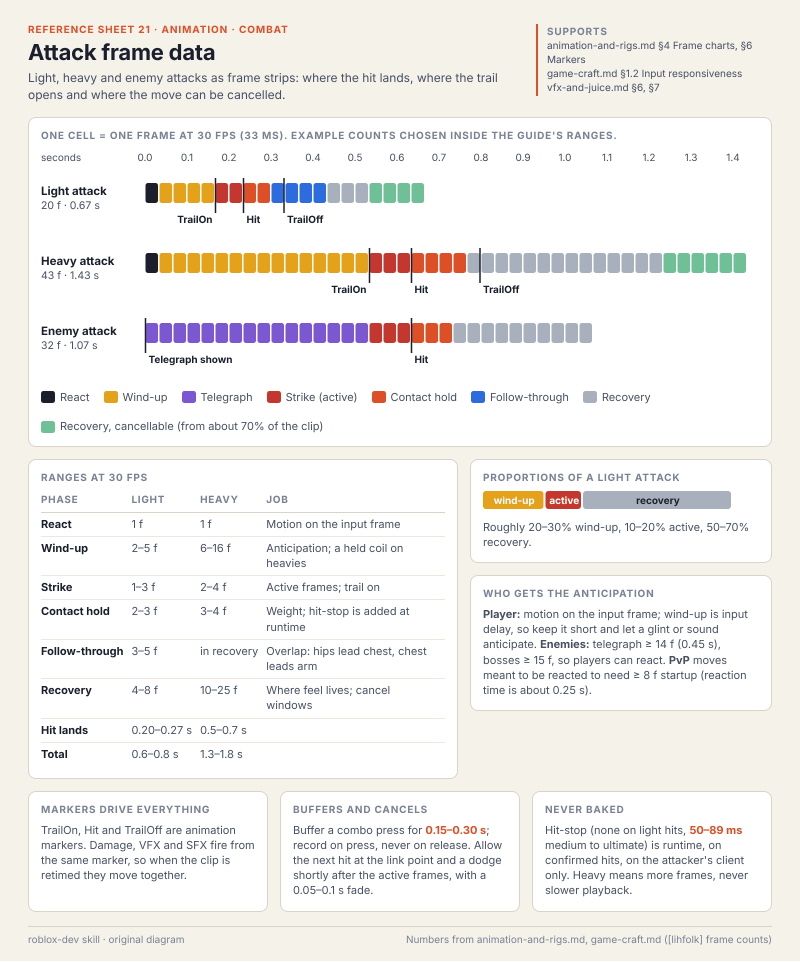
#> input picture assets/reference/21-attack-frame-data.png, 1600 x 1924 px (shown at 1/2 size)
$ python tile_test.py ../../assets/reference/21-attack-frame-data.png
#> lines starting #> are read from the running program, lines starting #| are printed output that depends on the picture
"""Tile test: see an icon and thumbnails the way the Roblox Home grid shows them.

Usage:
    python3 tile_test.py icon.png thumb1.png [thumb2.png ...]

Writes tile_test.png in the current folder: the icon at 150, 64 and 32 px on dark
and light backgrounds, then each thumbnail at 320x180, 160x90, greyscale, blurred
and with the bottom 20% hidden. Needs Pillow (pip install pillow). Reads the files
you pass and writes one PNG; no network access.

Pass marks are in references/icons-thumbnails-and-store-page.md, section 5.
Run on 2026-11-11 with Python 3 and Pillow.
"""
import sys
from PIL import Image, ImageFilter, ImageOps
icon = Image.open(sys.argv[1]).convert("RGB")
#> icon is the input picture: PIL image 1600x1924 RGB; mean R, G, B 241.8, 239.8, 237.6
thumbs = [Image.open(p).convert("RGB") for p in sys.argv[2:]]
DARK, LIGHT, PAD = (17, 18, 20), (242, 244, 245), 12   # approximate theme backgrounds
rows = []
for bg in (DARK, LIGHT):
    row = Image.new("RGB", (150 + 64 + 32 + PAD * 4, 150 + PAD * 2), bg); x = PAD
    for px in (150, 64, 32):
        row.paste(icon.resize((px, px), Image.LANCZOS), (x, PAD)); x += px + PAD
    rows.append(row)
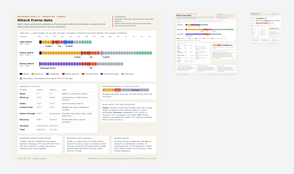
#> row: PIL image 294x174 RGB; mean R, G, B 241.6, 241.4, 240.7
#> after the loop, rows = 2 items
for t in thumbs:
    big, small = t.resize((320, 180), Image.LANCZOS), t.resize((160, 90), Image.LANCZOS)
    grey = ImageOps.grayscale(big).convert("RGB")
    blur = big.filter(ImageFilter.GaussianBlur(3))
    cover = big.copy(); cover.paste((0, 0, 0), (0, 144, 320, 180))
    row = Image.new("RGB", (320 * 4 + 160 + PAD * 6, 180 + PAD * 2), DARK); x = PAD
    for im in (big, small, grey, blur, cover):
        row.paste(im, (x, PAD)); x += im.width + PAD
    rows.append(row)
sheet = Image.new("RGB", (max(r.width for r in rows), sum(r.height for r in rows)), DARK); y = 0
for r in rows:
    sheet.paste(r, (0, y)); y += r.height
#> this loop made 2 passes
#> y on passes 1 to 2: 174, 348
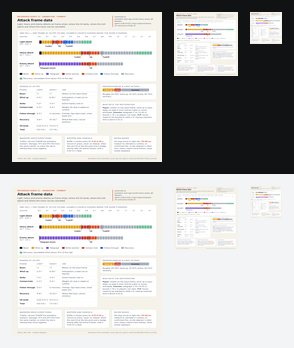
#> sheet: PIL image 294x348 RGB; mean R, G, B 189.8, 189.4, 188.9
#> after the loop, y = 348
sheet.save("tile_test.png")
print("wrote tile_test.png")

$ run again, on assets/reference/02-hud-three-densities.png
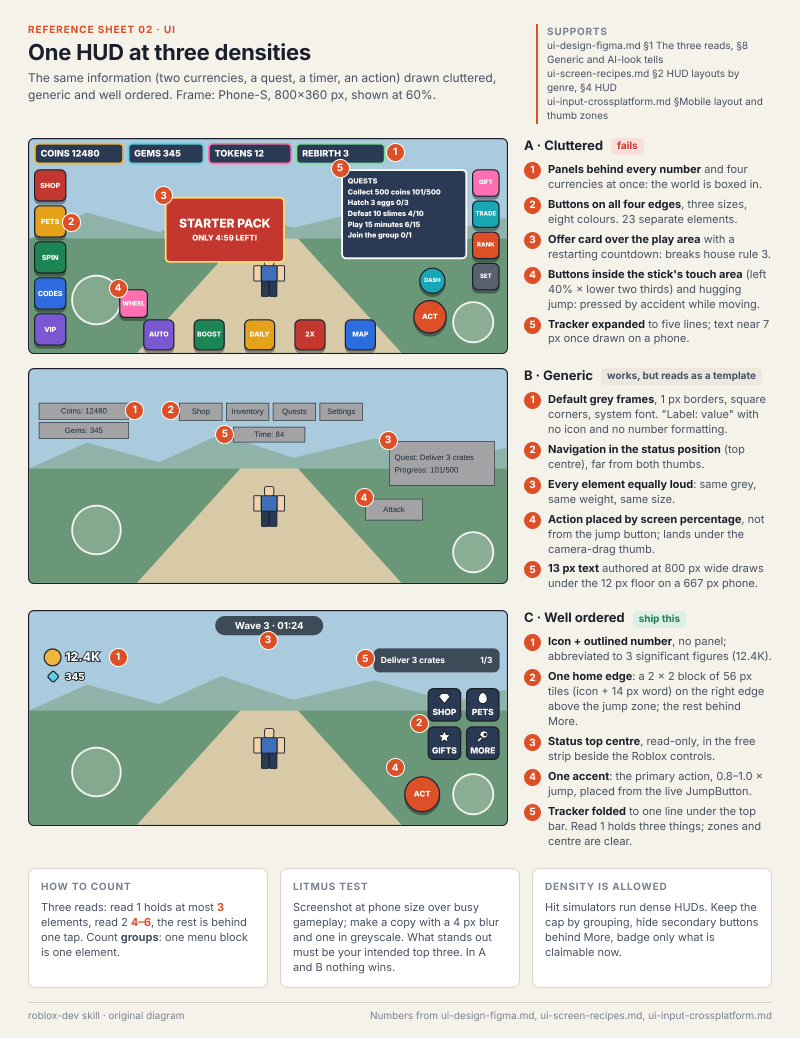
#> input picture assets/reference/02-hud-three-densities.png, 1600 x 2078 px (shown at 1/2 size)
#> icon is the input picture: PIL image 1600x2078 RGB; mean R, G, B 201.8, 206.2, 199.4
#> after the loop `for bg in (DARK, LIGHT):`:
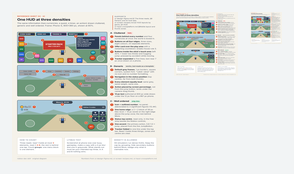
#> row: PIL image 294x174 RGB; mean R, G, B 220.2, 223.5, 220.3
#> after the loop `for bg in (DARK, LIGHT):`: rows = 2 items
#> the loop `for r in rows:` made 2 passes
#> y on passes 1 to 2: 174, 348
#> after the loop `for r in rows:`:
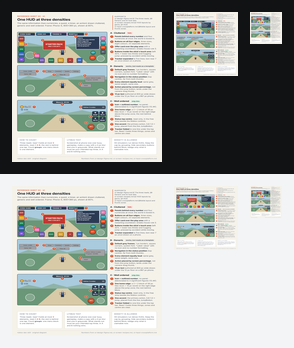
#> sheet: PIL image 294x348 RGB; mean R, G, B 168.5, 171.5, 168.5
#> after the loop `for r in rows:`: y = 348

$ run again, on assets/reference/03-shop-anatomy.png
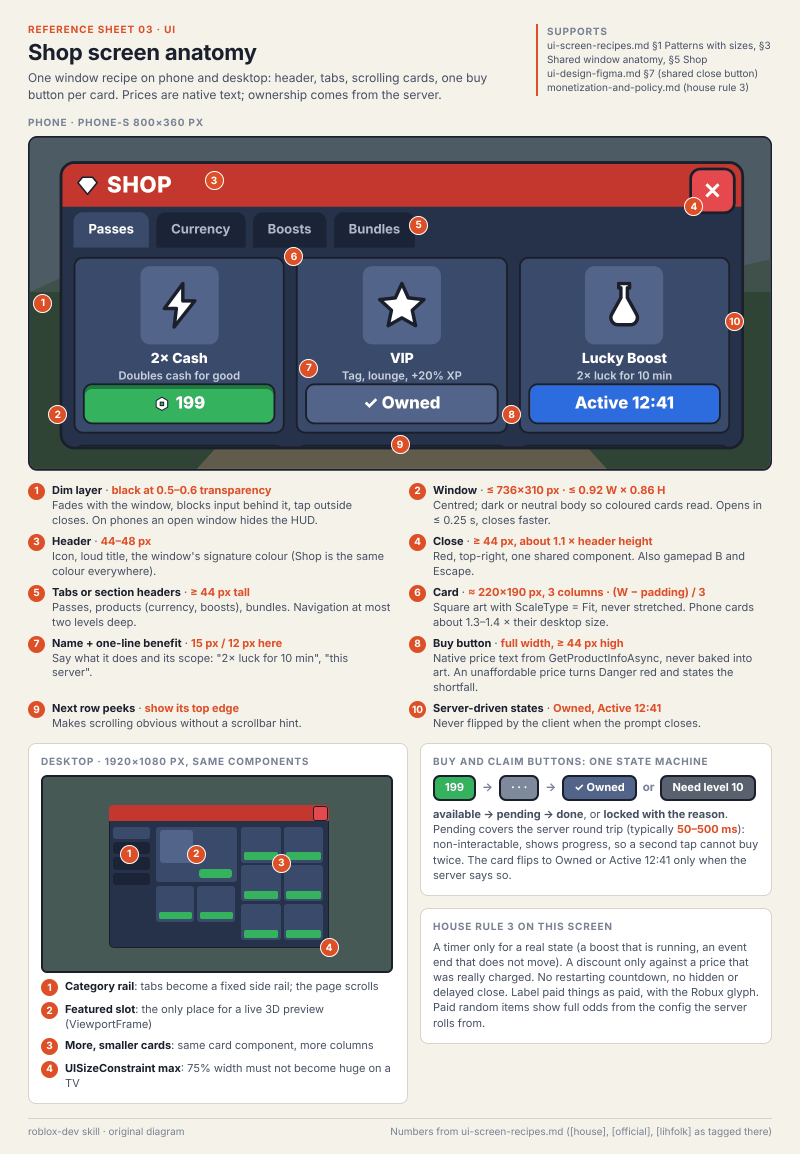
#> input picture assets/reference/03-shop-anatomy.png, 1600 x 2308 px (shown at 1/2 size)
#> icon is the input picture: PIL image 1600x2308 RGB; mean R, G, B 180.9, 179.4, 180.8
#> after the loop `for bg in (DARK, LIGHT):`:
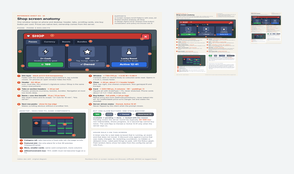
#> row: PIL image 294x174 RGB; mean R, G, B 208.9, 209, 210.2
#> after the loop `for bg in (DARK, LIGHT):`: rows = 2 items
#> the loop `for r in rows:` made 2 passes
#> y on passes 1 to 2: 174, 348
#> after the loop `for r in rows:`:
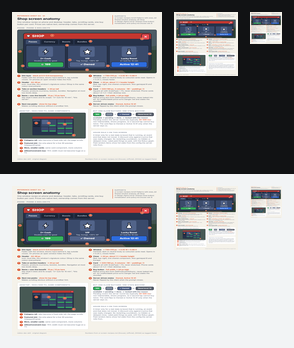
#> sheet: PIL image 294x348 RGB; mean R, G, B 157.1, 157, 158.4
#> after the loop `for r in rows:`: y = 348
